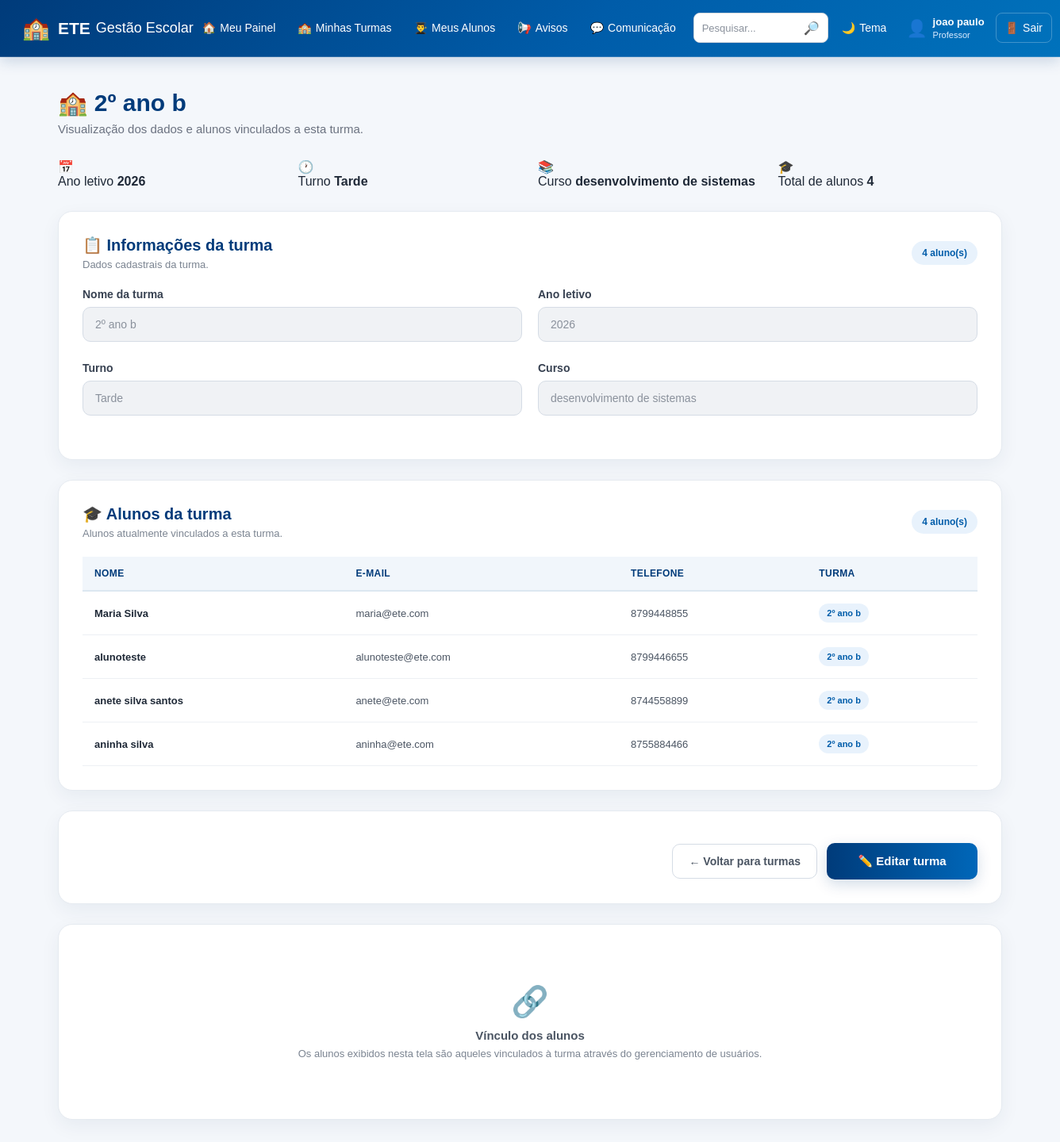
Page /turmas/ver/2 (signed in) on the committed database.
### tables this page shows
CREATE TABLE turmas (

            id INTEGER PRIMARY KEY AUTOINCREMENT,

            nome TEXT NOT NULL,

            ano INTEGER NOT NULL,

            turno TEXT NOT NULL,

            curso TEXT NOT NULL

        );

CREATE TABLE usuarios (

            id INTEGER PRIMARY KEY AUTOINCREMENT,

            nome TEXT NOT NULL,

            email TEXT NOT NULL,

            tipo TEXT NOT NULL,

            telefone TEXT,

            turma TEXT

        , senha TEXT, primeiro_acesso INTEGER DEFAULT 0);

### app.py (the view, shortened to what this page needs)
@app.route("/turmas/ver/<int:id>")
def ver_turma(id):
    if "usuario_id" not in session:
        return redirect(
            url_for("inicio")
        )
    conexao = conectar()
    turma = conexao.execute(
        """
        SELECT *
        FROM turmas
        WHERE id = ?
        """,
        (id,)
    ).fetchone()
    alunos = conexao.execute(
        """
        SELECT *
        FROM usuarios
        WHERE tipo = 'aluno'
        AND turma = ?
        ORDER BY nome
        """,
        (turma["nome"],)
    ).fetchall()
    conexao.close()
    return render_template(
        "ver_turma.html",
        turma=turma,
        alunos=alunos,
        usuario_nome=session["usuario_nome"],
        usuario_tipo=session["usuario_tipo"]
    )

### banco.py (called while the page is built)
def conectar():
    conexao = sqlite3.connect("gestao_escolar.db")
    conexao.row_factory = sqlite3.Row
    return conexao

### templates/ver_turma.html (shortened to what this page needs)
<!DOCTYPE html>
<html lang="pt-BR">
<head>
    <link
        rel="stylesheet"
        href="{{ url_for('static', filename='style.css') }}"
    >
</head>
<body>
{% include "menu.html" %}
<main class="dashboard">
    <div class="dashboard-title">
        <h2>
            🏫 {{ turma['nome'] }}
        </h2>
        <p>
            Visualização dos dados e alunos
            vinculados a esta turma.
        </p>
    </div>
    <section class="dashboard-cards">
        <div class="dashboard-card">
            <div class="dashboard-card-icon">
                📅
            </div>
            <div>
                <span>
                    Ano letivo
                </span>
                <strong>
                    {{ turma['ano'] }}
                </strong>
            </div>
        </div>
        <div class="dashboard-card">
            <div class="dashboard-card-icon">
                🕐
            </div>
            <div>
                <span>
                    Turno
                </span>
                <strong>
                    {{ turma['turno'] }}
                </strong>
            </div>
        </div>
        <div class="dashboard-card">
            <div class="dashboard-card-icon">
                📚
            </div>
            <div>
                <span>
                    Curso
                </span>
                <strong>
                    {{ turma['curso'] }}
                </strong>
            </div>
        </div>
        <div class="dashboard-card">
            <div class="dashboard-card-icon">
                🎓
            </div>
            <div>
                <span>
                    Total de alunos
                </span>
                <strong>
                    {{ alunos|length }}
                </strong>
            </div>
        </div>
    </section>
    <section class="content-card">
        <div class="section-header">
            <div>
                <h3>
                    📋 Informações da turma
                </h3>
                <p>
                    Dados cadastrais da turma.
                </p>
            </div>
            <span class="total-badge">
                {{ alunos|length }} aluno(s)
            </span>
        </div>
        <div class="form-row">
            <div class="form-group">
                <label>
                    Nome da turma
                </label>
                <input
                    type="text"
                    value="{{ turma['nome'] }}"
                    disabled
                >
            </div>
            <div class="form-group">
                <label>
                    Ano letivo
                </label>
                <input
                    type="text"
                    value="{{ turma['ano'] }}"
                    disabled
                >
            </div>
        </div>
        <div class="form-row">
            <div class="form-group">
                <label>
                    Turno
                </label>
                <input
                    type="text"
                    value="{{ turma['turno'] }}"
                    disabled
                >
            </div>
            <div class="form-group">
                <label>
                    Curso
                </label>
                <input
                    type="text"
                    value="{{ turma['curso'] }}"
                    disabled
                >
            </div>
        </div>
    </section>
    <section class="content-card users-list">
        <div class="section-header">
            <div>
                <h3>
                    🎓 Alunos da turma
                </h3>
                <p>
                    Alunos atualmente vinculados
                    a esta turma.
                </p>
            </div>
            <span class="total-badge">
                {{ alunos|length }} aluno(s)
            </span>
        </div>
        {% if alunos %}
            <div class="table-container">
                <table>
                    <thead>
                        <tr>
                            <th>
                                Nome
                            </th>
                            <th>
                                E-mail
                            </th>
                            <th>
                                Telefone
                            </th>
                            <th>
                                Turma
                            </th>
                        </tr>
                    </thead>
                    <tbody>
                        {% for aluno in alunos %}
                            <tr>
                                <td>
                                    <strong>
                                        {{ aluno['nome'] }}
                                    </strong>
                                </td>
                                <td>
                                    {{ aluno['email'] }}
                                </td>
                                <td>
                                    {{ aluno['telefone'] or '-' }}
                                </td>
                                <td>
                                    <span class="badge">
                                        {{ aluno['turma'] }}
                                    </span>
                                </td>
                            </tr>
                        {% endfor %}
                    </tbody>
                </table>
            </div>
        {% endif %}
    </section>
    <section class="content-card">
        <div class="form-buttons">
            <a
                href="{{ url_for('turmas_page') }}"
                class="btn-secondary"
            >
                ← Voltar para turmas
            </a>
            <a
                href="{{ url_for('editar_turma', id=turma['id']) }}"
                class="btn-login"
            >
                ✏️ Editar turma
            </a>
        </div>
    </section>
    <section class="content-card">
        <div class="empty-message">
            <div class="empty-icon">
                🔗
            </div>
            <strong>
                Vínculo dos alunos
            </strong>
            <span>
                Os alunos exibidos nesta tela são
                aqueles vinculados à turma através
                do gerenciamento de usuários.
            </span>
        </div>
    </section>
</main>
</body>
</html>

### static/style.css (style rules this page uses)
* { margin: 0; padding: 0; box-sizing: border-box; }
html { scroll-behavior: smooth; }
body { font-family: Arial, Helvetica, sans-serif; min-height: 100vh; background: #f4f7fb; color: #1f2937; }
a { text-decoration: none; }
button, input, select, textarea { font-family: inherit; }
main { width: 100%; }
.dashboard { width: 100%; max-width: 1250px; margin: 0 auto; padding: 40px 30px 60px; }
.dashboard-title { margin-bottom: 30px; }
.dashboard-title h2 { color: #003b7a; font-size: 30px; margin-bottom: 7px; }
.dashboard-title p { color: #6b7280; font-size: 15px; }
.dashboard-cards { display: grid; grid-template-columns: repeat(4, 1fr); gap: 20px; margin-bottom: 28px; }
.content-card { background: white; border: 1px solid #e5eaf0; border-radius: 18px; padding: 30px; margin-bottom: 25px; box-shadow: 0 8px 25px rgba(0, 45, 90, 0.06); }
.content-card h3 { color: #003b7a; font-size: 20px; margin-bottom: 20px; }
.form-row { display: grid; grid-template-columns: repeat(2, 1fr); gap: 20px; margin-bottom: 5px; }
.form-group { margin-bottom: 20px; }
.form-group label { display: block; margin-bottom: 8px; color: #374151; font-size: 14px; font-weight: 700; }
.form-group input, .form-group select, .form-group textarea { width: 100%; padding: 13px 15px; border: 1px solid #d5dce5; border-radius: 10px; background: #fbfcfe; color: #1f2937; font-size: 14px; outline: none; transition: border-color 0.2s ease, box-shadow 0.2s ease, background 0.2s ease; }
.form-group input:disabled { background: #f0f2f5; color: #8a919c; }
.btn-login { display: inline-flex; align-items: center; justify-content: center; width: 100%; padding: 14px 20px; border: none; border-radius: 10px; background: linear-gradient( 90deg, #003b7a, #0067b9 ); color: white; font-size: 15px; font-weight: bold; cursor: pointer; transition: transform 0.2s ease, box-shadow 0.2s ease; box-shadow: 0 6px 18px rgba(0, 59, 122, 0.18); }
.form-buttons { display: flex; justify-content: flex-end; align-items: center; gap: 12px; margin-top: 10px; }
.form-buttons .btn-login { width: auto; min-width: 190px; }
.btn-secondary { display: inline-flex; align-items: center; justify-content: center; padding: 13px 20px; border: 1px solid #d5dce5; border-radius: 10px; color: #4b5563; background: white; font-size: 14px; font-weight: bold; transition: background 0.2s ease, border-color 0.2s ease; }
.table-container { width: 100%; overflow-x: auto; -webkit-overflow-scrolling: touch; }
table { width: 100%; border-collapse: collapse; min-width: 800px; }
thead { background: #f1f6fb; }
th { padding: 14px 15px; text-align: left; color: #003b7a; font-size: 12px; text-transform: uppercase; letter-spacing: 0.4px; border-bottom: 2px solid #dce7f1; }
td { padding: 15px; border-bottom: 1px solid #edf0f4; color: #4b5563; font-size: 13px; }
tbody tr { transition: background 0.15s ease; }
td strong { color: #1f2937; }
.badge { display: inline-flex; align-items: center; padding: 6px 10px; border-radius: 20px; background: #e8f2fc; color: #005ca9; font-size: 11px; font-weight: bold; }
.section-header { display: flex; align-items: center; justify-content: space-between; gap: 20px; margin-bottom: 22px; }
.section-header h3 { margin-bottom: 5px; }
.section-header p { color: #7b8491; font-size: 13px; }
.total-badge { white-space: nowrap; padding: 8px 13px; border-radius: 20px; background: #e8f2fc; color: #005ca9; font-size: 12px; font-weight: bold; }
.empty-message { display: flex; flex-direction: column; align-items: center; justify-content: center; gap: 7px; padding: 45px 20px; color: #7b8491; text-align: center; }
.empty-message strong { color: #4b5563; font-size: 15px; }
.empty-message span { font-size: 13px; }
.empty-icon { font-size: 38px; margin-bottom: 5px; }

### rows in the picture
turmas: nome "2º ano b", ano "2026", turno "Tarde", curso "desenvolvimento de sistemas"
usuarios: nome "Maria Silva", email "maria@ete.com", telefone "8799448855", turma "2º ano b"
usuarios: nome "alunoteste", email "alunoteste@ete.com", telefone "8799446655", turma "2º ano b"
usuarios: nome "anete silva santos", email "anete@ete.com", telefone "8744558899", turma "2º ano b"
usuarios: nome "aninha silva", email "aninha@ete.com", telefone "8755884466", turma "2º ano b"

### other values in the picture
{{ usuario_nome }} "joao paulo"
{{ usuario_tipo|capitalize }} "Professor"
{{ alunos|length }} "4"
